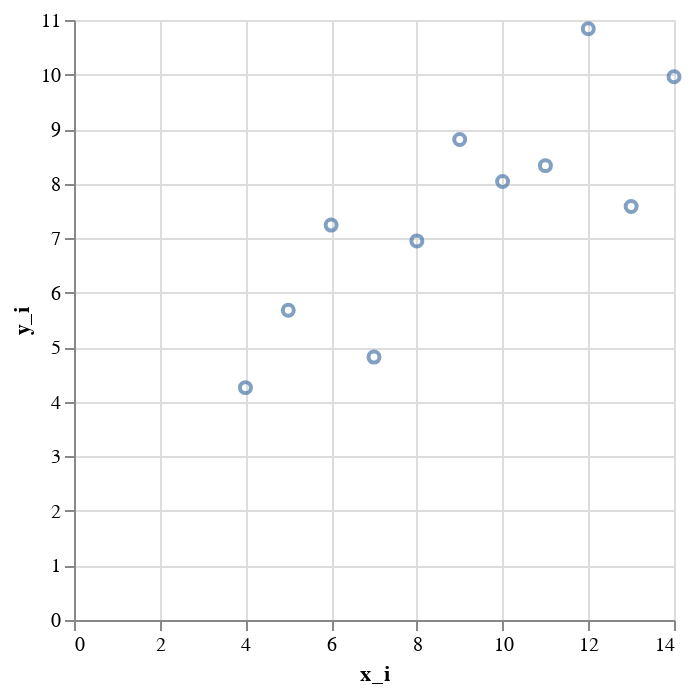

This figure's notebook cell:
### Code cell
chart1 = alt.Chart(anscombe_set).mark_point().encode(
    x='x_i',
    y='y_i'
)

chart1

### Figure 1 — Vega-Lite specification as saved in the notebook (floating-point values rounded to 4 significant figures)
{"config": {"view": {"continuousWidth": 300, "continuousHeight": 300}}, "data": {"name": "data-4935c7a4526a18dde7a6cdc6d6e3934d"}, "mark": {"type": "point"}, "encoding": {"x": {"field": "x_i", "type": "quantitative"}, "y": {"field": "y_i", "type": "quantitative"}}, "$schema": "https://vega.github.io/schema/vega-lite/v5.20.1.json", "datasets": {"data-4935c7a4526a18dde7a6cdc6d6e3934d": [{"x_i": 10.0, "y_i": 8.04, "x_ii": 10.0, "y_ii": 9.14, "x_iii": 10.0, "y_iii": 7.46, "x_iv": 8.0, "y_iv": 6.58}, {"x_i": 8.0, "y_i": 6.95, "x_ii": 8.0, "y_ii": 8.14, "x_iii": 8.0, "y_iii": 6.77, "x_iv": 8.0, "y_iv": 5.76}, {"x_i": 13.0, "y_i": 7.58, "x_ii": 13.0, "y_ii": 8.74, "x_iii": 13.0, "y_iii": 12.74, "x_iv": 8.0, "y_iv": 7.71}, {"x_i": 9.0, "y_i": 8.81, "x_ii": 9.0, "y_ii": 8.77, "x_iii": 9.0, "y_iii": 7.11, "x_iv": 8.0, "y_iv": 8.84}, {"x_i": 11.0, "y_i": 8.33, "x_ii": 11.0, "y_ii": 9.26, "x_iii": 11.0, "y_iii": 7.81, "x_iv": 8.0, "y_iv": 8.47}, {"x_i": 14.0, "y_i": 9.96, "x_ii": 14.0, "y_ii": 8.1, "x_iii": 14.0, "y_iii": 8.84, "x_iv": 8.0, "y_iv": 7.04}, {"x_i": 6.0, "y_i": 7.24, "x_ii": 6.0, "y_ii": 6.13, "x_iii": 6.0, "y_iii": 6.08, "x_iv": 8.0, "y_iv": 5.25}, {"x_i": 4.0, "y_i": 4.26, "x_ii": 4.0, "y_ii": 3.1, "x_iii": 4.0, "y_iii": 5.39, "x_iv": 19.0, "y_iv": 12.5}, {"x_i": 12.0, "y_i": 10.84, "x_ii": 12.0, "y_ii": 9.13, "x_iii": 12.0, "y_iii": 8.15, "x_iv": 8.0, "y_iv": 5.56}, {"x_i": 7.0, "y_i": 4.82, "x_ii": 7.0, "y_ii": 7.26, "x_iii": 7.0, "y_iii": 6.42, "x_iv": 8.0, "y_iv": 7.91}, {"x_i": 5.0, "y_i": 5.68, "x_ii": 5.0, "y_ii": 4.74, "x_iii": 5.0, "y_iii": 5.73, "x_iv": 8.0, "y_iv": 6.89}]}}
